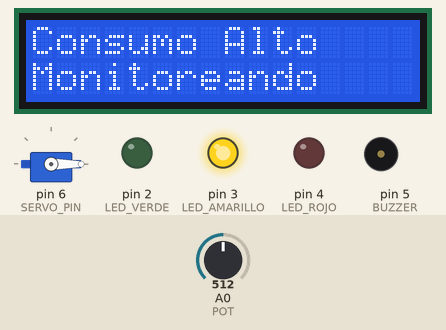
The sketch below on a simulated Arduino Uno, built with avr-gcc and run on an emulated ATmega328P. Shown: servo, 16×2 character LCD, output pins drawn as LEDs (lit = HIGH), buzzer (waves = sounding). The inputs (shaded band) are chosen by the test bench; at power-on: A0 (POT) = 512.

Above: at 3.2 s.
3.3 s: A0 (POT) set to 412
4.8 s: A0 (POT) set to 386
At 5.5 s:
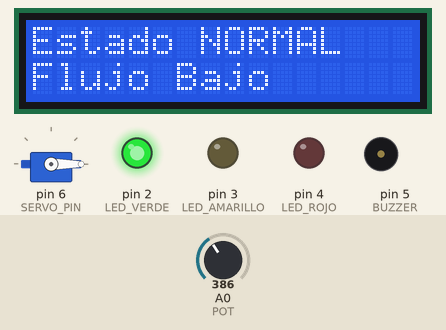
6.7 s: A0 (POT) set to 710
At 7.1 s:
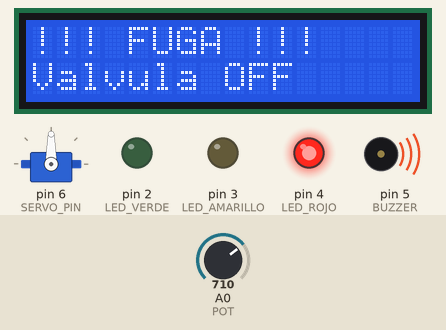
8.3 s: A0 (POT) set to 682
At 8.8 s:
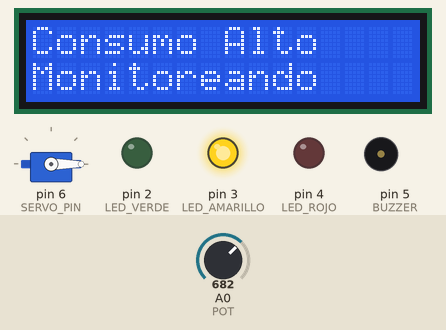
9.9 s: A0 (POT) set to 716
At 10.5 s:
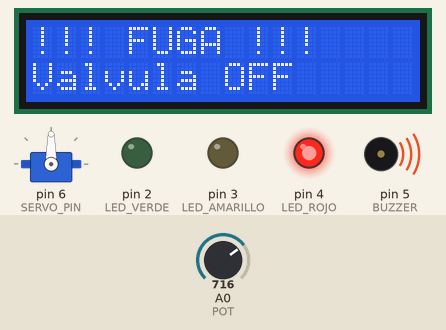
Timing chart, 0 to 12.5 s (numbered marks = the images above; inputs shaded):
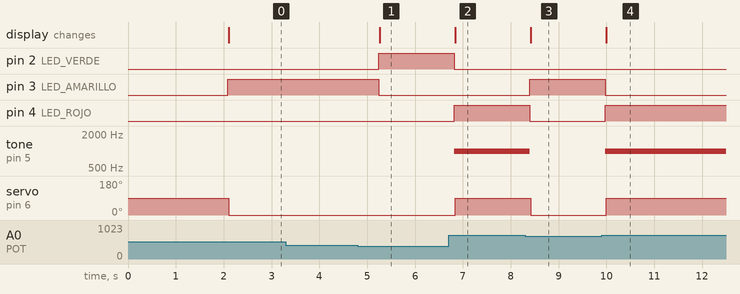

The sketch:

sketch.ino
```cpp
#include <Wire.h>
#include <LiquidCrystal_I2C.h>
#include <Servo.h>

LiquidCrystal_I2C lcd(0x27, 16, 2);
Servo valvula;

// Pines
#define POT A0
#define LED_VERDE 2
#define LED_AMARILLO 3
#define LED_ROJO 4
#define BUZZER 5
#define SERVO_PIN 6

int valor = 0;

void setup() {

  pinMode(LED_VERDE, OUTPUT);
  pinMode(LED_AMARILLO, OUTPUT);
  pinMode(LED_ROJO, OUTPUT);
  pinMode(BUZZER, OUTPUT);

  valvula.attach(SERVO_PIN);

  lcd.init();
  lcd.backlight();

  lcd.setCursor(0,0);
  lcd.print("H2O CheckGuard");

  delay(2000);
}

void loop() {

  valor = analogRead(POT);

  lcd.clear();

  // NORMAL
  if(valor < 400){

    digitalWrite(LED_VERDE, HIGH);
    digitalWrite(LED_AMARILLO, LOW);
    digitalWrite(LED_ROJO, LOW);

    noTone(BUZZER);

    valvula.write(0);

    lcd.setCursor(0,0);
    lcd.print("Estado NORMAL");

    lcd.setCursor(0,1);
    lcd.print("Flujo Bajo");
  }

  // CONSUMO ALTO
  else if(valor >= 400 && valor < 700){

    digitalWrite(LED_VERDE, LOW);
    digitalWrite(LED_AMARILLO, HIGH);
    digitalWrite(LED_ROJO, LOW);

    noTone(BUZZER);

    valvula.write(0);

    lcd.setCursor(0,0);
    lcd.print("Consumo Alto");

    lcd.setCursor(0,1);
    lcd.print("Monitoreando");
  }

  // FUGA
  else{

    digitalWrite(LED_VERDE, LOW);
    digitalWrite(LED_AMARILLO, LOW);
    digitalWrite(LED_ROJO, HIGH);

    tone(BUZZER, 1000);

    valvula.write(90);

    lcd.setCursor(0,0);
    lcd.print("!!! FUGA !!!");

    lcd.setCursor(0,1);
    lcd.print("Valvula OFF");
  }

  delay(500);
}
```

Measured:
- the behaviour switches between 400 and 399 on A0 (POT) (found by bisection; images 0 and 1)
- the behaviour switches between 700 and 699 on A0 (POT) (found by bisection; images 2 and 3)
- after the input at 3.3 s, every drawn part: stays the same
- after the input at 4.8 s, pin 2 (LED_VERDE): LOW → HIGH after 0.44 s; pin 3 (LED_AMARILLO): HIGH → LOW after 0.44 s; the display: changes after 0.46 s (image 1)
- after the input at 6.7 s, pin 2 (LED_VERDE): HIGH → LOW after 0.12 s; pin 4 (LED_ROJO): LOW → HIGH after 0.12 s; tone on pin 5 (BUZZER): silent → 1000 Hz after 0.12 s; servo on pin 6 (SERVO_PIN): 0° → 90° after 0.14 s; the display: changes after 0.14 s (image 2)
- after the input at 8.3 s, pin 3 (LED_AMARILLO): LOW → HIGH after 0.10 s; pin 4 (LED_ROJO): HIGH → LOW after 0.10 s; tone on pin 5 (BUZZER): 1000 Hz → silent after 0.10 s; servo on pin 6 (SERVO_PIN): 90° → 0° after 0.12 s; the display: changes after 0.12 s (image 3)
- after the input at 9.9 s, pin 3 (LED_AMARILLO): HIGH → LOW after 0.08 s; pin 4 (LED_ROJO): LOW → HIGH after 0.08 s; tone on pin 5 (BUZZER): silent → 1000 Hz after 0.08 s; servo on pin 6 (SERVO_PIN): 0° → 90° after 0.10 s; the display: changes after 0.10 s (image 4)
